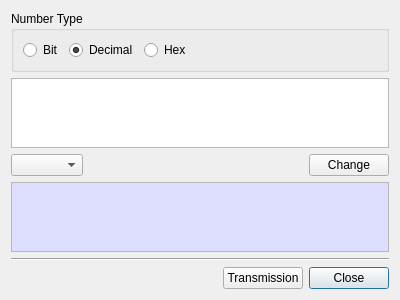
<?xml version="1.0" encoding="UTF-8"?>
<ui version="4.0">
 <class>NumTransDlg</class>
 <widget class="QDialog" name="NumTransDlg">
  <property name="geometry">
   <rect>
    <x>0</x>
    <y>0</y>
    <width>400</width>
    <height>300</height>
   </rect>
  </property>
  <property name="windowTitle">
   <string>Number Transmission</string>
  </property>
  <layout class="QGridLayout" name="gridLayout">
   <item row="0" column="0" colspan="4">
    <widget class="QGroupBox" name="groupBox">
     <property name="title">
      <string>Number Type</string>
     </property>
     <layout class="QGridLayout" name="gridLayout_2">
      <item row="0" column="0">
       <widget class="QRadioButton" name="mBitBtn">
        <property name="text">
         <string>Bit</string>
        </property>
       </widget>
      </item>
      <item row="0" column="1">
       <widget class="QRadioButton" name="mDecimalBtn">
        <property name="text">
         <string>Decimal</string>
        </property>
        <property name="checked">
         <bool>true</bool>
        </property>
       </widget>
      </item>
      <item row="0" column="2">
       <widget class="QRadioButton" name="mHexBtn">
        <property name="text">
         <string>Hex</string>
        </property>
       </widget>
      </item>
      <item row="0" column="3">
       <spacer name="horizontalSpacer_2">
        <property name="orientation">
         <enum>Qt::Horizontal</enum>
        </property>
        <property name="sizeHint" stdset="0">
         <size>
          <width>40</width>
          <height>20</height>
         </size>
        </property>
       </spacer>
      </item>
     </layout>
    </widget>
   </item>
   <item row="3" column="0" colspan="4">
    <widget class="QPlainTextEdit" name="mOutputText">
     <property name="palette">
      <palette>
       <active>
        <colorrole role="Base">
         <brush brushstyle="SolidPattern">
          <color alpha="255">
           <red>221</red>
           <green>221</green>
           <blue>255</blue>
          </color>
         </brush>
        </colorrole>
       </active>
       <inactive>
        <colorrole role="Base">
         <brush brushstyle="SolidPattern">
          <color alpha="255">
           <red>221</red>
           <green>221</green>
           <blue>255</blue>
          </color>
         </brush>
        </colorrole>
       </inactive>
       <disabled>
        <colorrole role="Base">
         <brush brushstyle="SolidPattern">
          <color alpha="255">
           <red>240</red>
           <green>240</green>
           <blue>240</blue>
          </color>
         </brush>
        </colorrole>
       </disabled>
      </palette>
     </property>
     <property name="readOnly">
      <bool>true</bool>
     </property>
    </widget>
   </item>
   <item row="2" column="1">
    <spacer name="horizontalSpacer">
     <property name="orientation">
      <enum>Qt::Horizontal</enum>
     </property>
     <property name="sizeHint" stdset="0">
      <size>
       <width>40</width>
       <height>20</height>
      </size>
     </property>
    </spacer>
   </item>
   <item row="1" column="0" colspan="4">
    <widget class="QPlainTextEdit" name="mInputText"/>
   </item>
   <item row="2" column="0">
    <widget class="QComboBox" name="mOutputTypeCombo"/>
   </item>
   <item row="5" column="0" colspan="4">
    <layout class="QGridLayout" name="gridLayout_3">
     <property name="topMargin">
      <number>0</number>
     </property>
     <item row="0" column="2">
      <widget class="QPushButton" name="mCloseBtn">
       <property name="text">
        <string>Close</string>
       </property>
      </widget>
     </item>
     <item row="0" column="1">
      <widget class="QPushButton" name="mTransBtn">
       <property name="text">
        <string>Transmission</string>
       </property>
      </widget>
     </item>
     <item row="0" column="0">
      <spacer name="horizontalSpacer_3">
       <property name="orientation">
        <enum>Qt::Horizontal</enum>
       </property>
       <property name="sizeHint" stdset="0">
        <size>
         <width>40</width>
         <height>20</height>
        </size>
       </property>
      </spacer>
     </item>
    </layout>
   </item>
   <item row="2" column="3">
    <widget class="QPushButton" name="mChangeBtn">
     <property name="text">
      <string>Change</string>
     </property>
    </widget>
   </item>
   <item row="4" column="0" colspan="4">
    <widget class="Line" name="line">
     <property name="orientation">
      <enum>Qt::Horizontal</enum>
     </property>
    </widget>
   </item>
  </layout>
 </widget>
 <tabstops>
  <tabstop>mBitBtn</tabstop>
  <tabstop>mDecimalBtn</tabstop>
  <tabstop>mHexBtn</tabstop>
  <tabstop>mInputText</tabstop>
  <tabstop>mOutputTypeCombo</tabstop>
  <tabstop>mChangeBtn</tabstop>
  <tabstop>mOutputText</tabstop>
  <tabstop>mTransBtn</tabstop>
  <tabstop>mCloseBtn</tabstop>
 </tabstops>
 <resources/>
 <connections/>
</ui>
